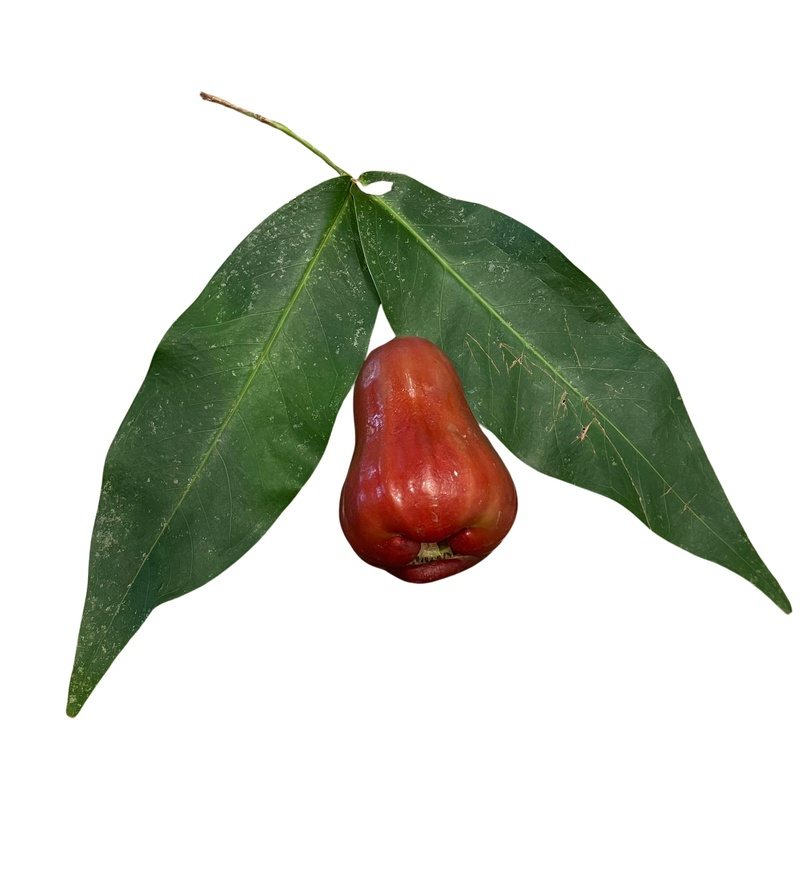
#> input picture DETEKSI_DAUN-PC_202231011_DEWISAFITRI_B/jambu.jpg, 804 x 878 px, shrunk from 3024 x 3302 before the run
$ jupyter execute 202231011_DEWISAFITRI_UAS_PCD_B.ipynb
#> lines starting #> are read from the running program, lines starting #| are printed output that depends on the picture; after the words box and inside, x2 and y2 are one past the last pixel; in counts of white or black regions, pixels touching at a corner belong together
[cell 1]
import cv2
import numpy as np
import matplotlib.pyplot as plt

image_path = 'jambu.jpg'
image = cv2.imread(image_path)
#> image is the input picture: shape (878, 804, 3); mean B, G, R 203.9, 212.6, 211

image_rgb = cv2.cvtColor(image, cv2.COLOR_BGR2RGB)

hsv = cv2.cvtColor(image, cv2.COLOR_BGR2HSV)
#> hsv: shape (878, 804, 3); mean H, S, V 13.2, 31.3, 216.6


lower_brown = np.array([0, 70, 70])
upper_brown = np.array([20, 255, 255])

mask_fruit = cv2.inRange(hsv, lower_brown, upper_brown)
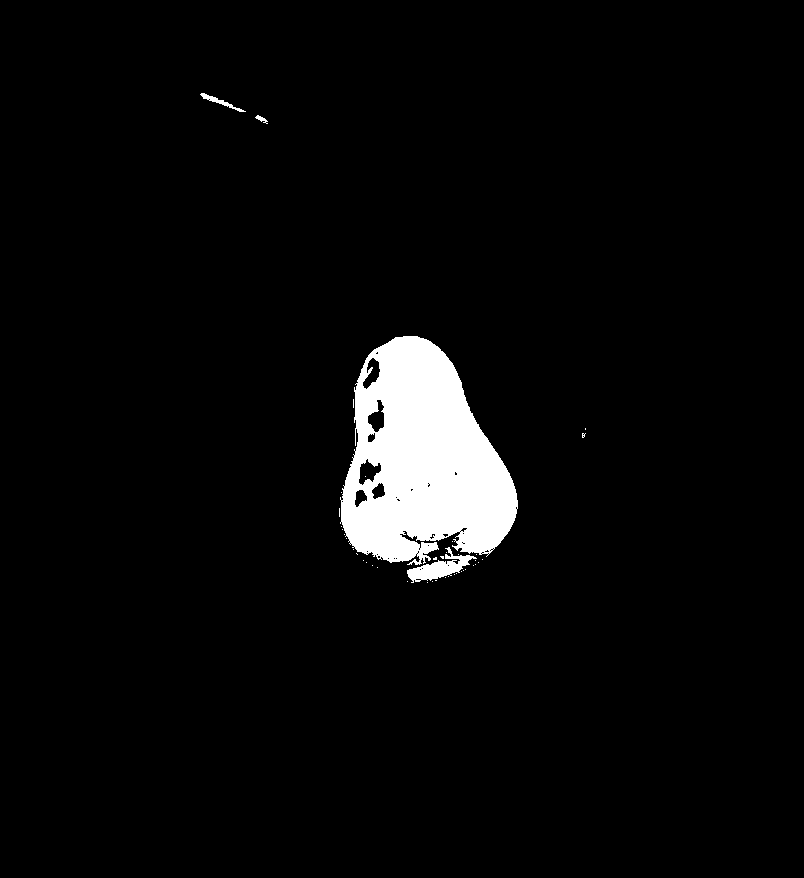
#> mask_fruit: shape (878, 804); 4% white; 42 white regions (38 under 20 px), largest, box (x1, y1, x2, y2) and area: (340, 336, 518, 565) 27060, (407, 547, 477, 583) 924, (200, 93, 246, 112) 177, (255, 115, 268, 124) 48

segmented_fruit = cv2.bitwise_and(image_rgb, image_rgb, mask=mask_fruit)
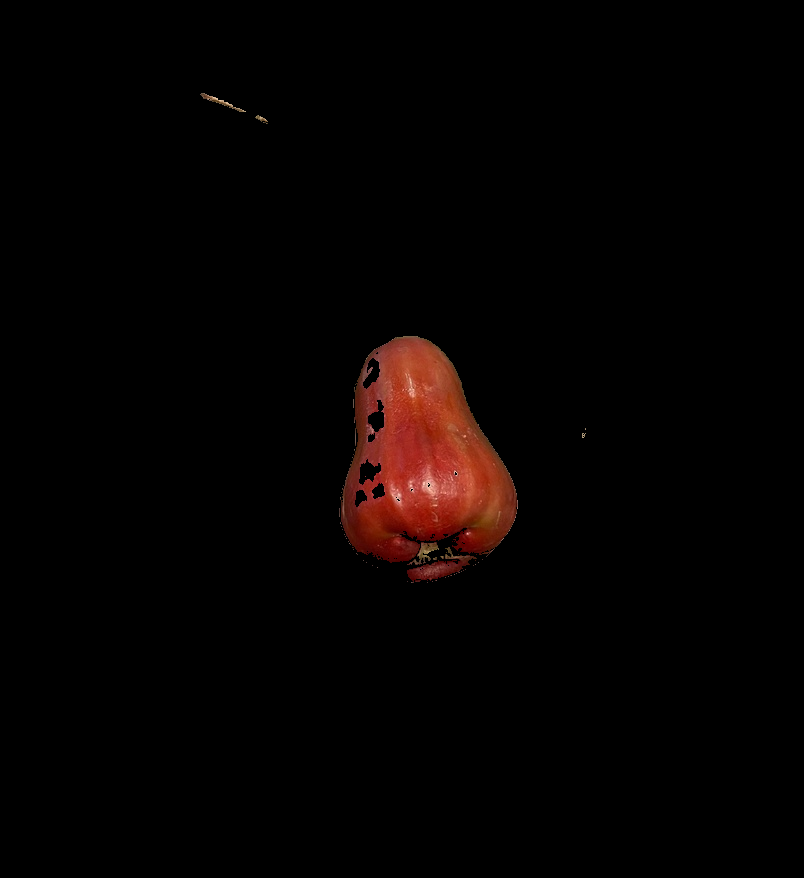
#> segmented_fruit: shape (878, 804, 3); mean R, G, B 5.8, 2.1, 1.4

lower_green = np.array([35, 20, 50])
upper_green = np.array([85, 255, 255])

mask_leaf = cv2.inRange(hsv, lower_green, upper_green)
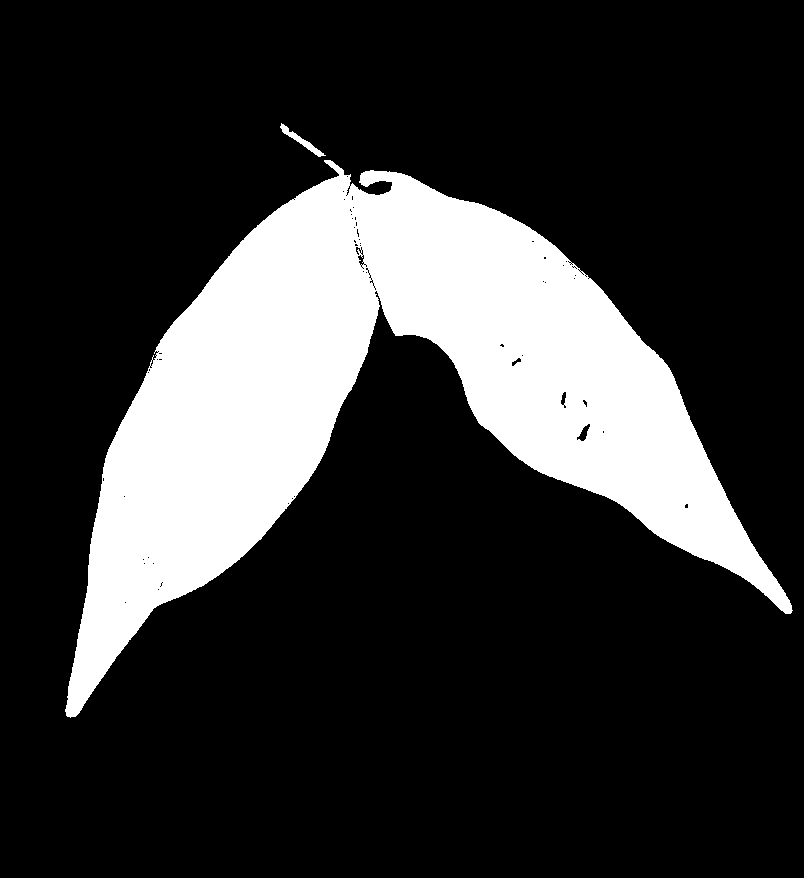
#> mask_leaf: shape (878, 804); 20.5% white; 2 white regions, box (x1, y1, x2, y2) and area: (65, 160, 793, 718) 144088, (280, 123, 326, 157) 299
segmented_leaf = cv2.bitwise_and(image_rgb, image_rgb, mask=mask_leaf)
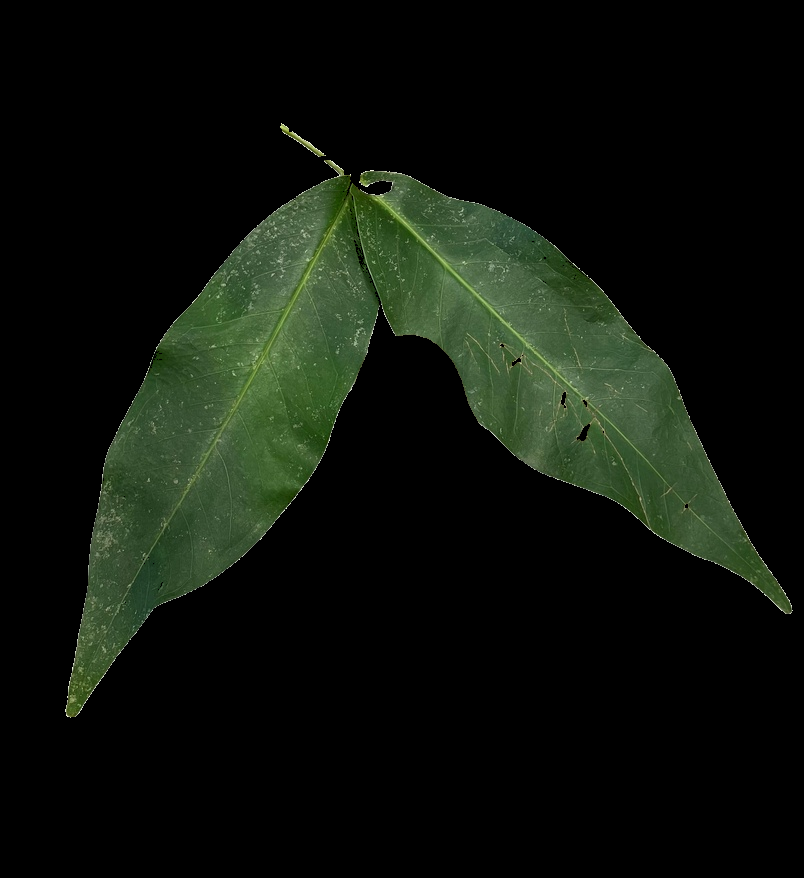
#> segmented_leaf: shape (878, 804, 3); mean R, G, B 13.6, 19.2, 11.3


plt.figure(figsize=(20, 20))

plt.subplot(2, 2, 1)
plt.imshow(image_rgb)
plt.title("Gambar asli")
plt.axis('on')

plt.subplot(2, 2, 2)
plt.imshow(mask_fruit, cmap='gray')
plt.title("Mask jambu")
plt.axis('on')

plt.subplot(2, 2, 3)
plt.imshow(segmented_fruit)
plt.title("Segmentasi jambu")
plt.axis('on')

plt.subplot(2, 2, 4)
plt.imshow(segmented_leaf)
plt.title("Segmentasi daun")
plt.axis('on')

plt.show()
